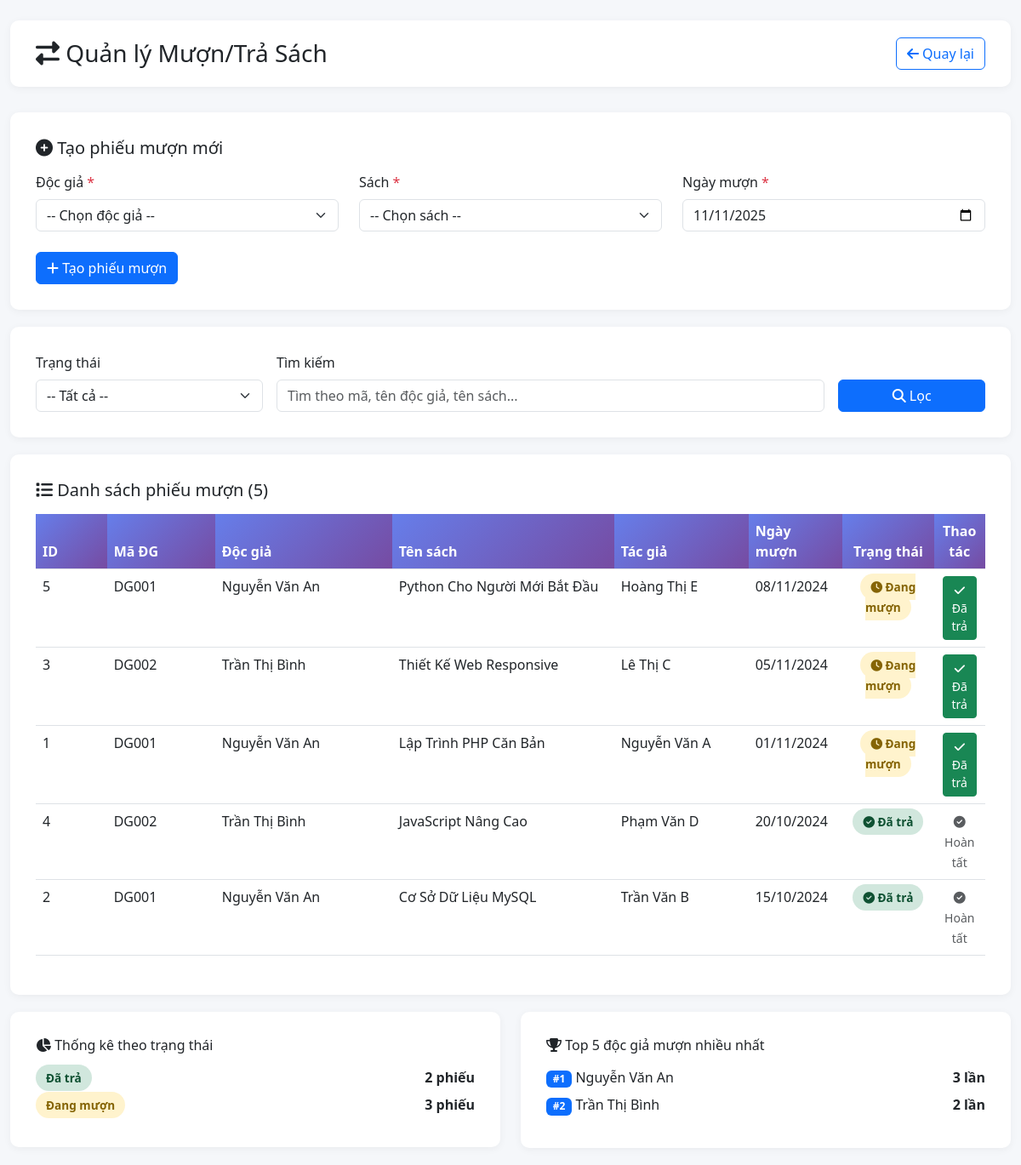
/quan_ly_muon_tra.php (signed in), run on the app's committed database.
### tables this page shows
CREATE TABLE PhieuMuon (
    id INT PRIMARY KEY AUTO_INCREMENT,
    MaDG VARCHAR(10) NOT NULL,
    MaSach VARCHAR(10) NOT NULL,
    NgayMuon DATE NOT NULL,
    TrangThai VARCHAR(20) NOT NULL CHECK (TrangThai IN ('Đang mượn', 'Đã trả')),
    FOREIGN KEY (MaDG) REFERENCES DocGia(MaDG) ON DELETE CASCADE ON UPDATE CASCADE,
    FOREIGN KEY (MaSach) REFERENCES Sach(MaSach) ON DELETE CASCADE ON UPDATE CASCADE
);

CREATE TABLE DocGia (
    MaDG VARCHAR(10) PRIMARY KEY,
    HoTen VARCHAR(100) NOT NULL,
    Email VARCHAR(100),
    username VARCHAR(50) NOT NULL,
    FOREIGN KEY (username) REFERENCES Account(username) ON DELETE CASCADE ON UPDATE CASCADE
);

CREATE TABLE Sach (
    MaSach VARCHAR(10) PRIMARY KEY,
    TenSach VARCHAR(200) NOT NULL,
    TacGia VARCHAR(100) NOT NULL,
    HinhAnh VARCHAR(255)
);

### quan_ly_muon_tra.php (the view, shortened to what this page needs)
<?php
require_once 'db_config.php';
$search = isset($_GET['search']) ? escape($conn, $_GET['search']) : '';
$sql = "SELECT pm.*, dg.HoTen, s.TenSach, s.TacGia
        FROM PhieuMuon pm
        INNER JOIN DocGia dg ON pm.MaDG = dg.MaDG
        INNER JOIN Sach s ON pm.MaSach = s.MaSach
        WHERE 1=1";
$sql .= " ORDER BY pm.NgayMuon DESC, pm.id DESC";
$phieuMuonList = $conn->query($sql);
?>
<!DOCTYPE html>
<html lang="vi">
<head>
    <link href="https://cdn.jsdelivr.net/npm/bootstrap@5.3.0/dist/css/bootstrap.min.css" rel="stylesheet">
    <link href="https://cdnjs.cloudflare.com/ajax/libs/font-awesome/6.4.0/css/all.min.css" rel="stylesheet">
</head>
<body>
    <div class="container-fluid mt-4">
        <div class="header-bar">
            <div class="row align-items-center">
                <div class="col">
                    <h3 class="mb-0"><i class="fas fa-exchange-alt"></i> Quản lý Mượn/Trả Sách</h3>
                </div>
                <div class="col-auto">
                    <a href="admin_dashboard.php" class="btn btn-outline-primary">
                        <i class="fas fa-arrow-left"></i> Quay lại
                    </a>
                </div>
            </div>
        </div>
        <div class="content-card">
            <h5 class="mb-3"><i class="fas fa-plus-circle"></i> Tạo phiếu mượn mới</h5>
            <form method="POST">
                <div class="row">
                    <div class="col-md-4">
                        <div class="mb-3">
                            <label class="form-label">Độc giả <span class="text-danger">*</span></label>
                            <select class="form-select" name="maDG" required>
                                <option value="">-- Chọn độc giả --</option>
                            </select>
                        </div>
                    </div>
                    <div class="col-md-4">
                        <div class="mb-3">
                            <label class="form-label">Sách <span class="text-danger">*</span></label>
                            <select class="form-select" name="maSach" required>
                                <option value="">-- Chọn sách --</option>
                            </select>
                        </div>
                    </div>
                    <div class="col-md-4">
                        <div class="mb-3">
                            <label class="form-label">Ngày mượn <span class="text-danger">*</span></label>
                            <input type="date" class="form-control" name="ngayMuon"
                                   value="<?php echo date('Y-m-d'); ?>" required>
                        </div>
                    </div>
                </div>
                <div class="mt-2">
                    <button type="submit" class="btn btn-primary">
                        <i class="fas fa-plus"></i> Tạo phiếu mượn
                    </button>
                </div>
            </form>
        </div>
        <div class="content-card">
            <form method="GET" class="row g-3">
                <div class="col-md-3">
                    <label class="form-label">Trạng thái</label>
                    <select class="form-select" name="trangThai">
                        <option value="">-- Tất cả --</option>
                    </select>
                </div>
                <div class="col-md-7">
                    <label class="form-label">Tìm kiếm</label>
                    <input type="text" class="form-control" name="search"
                           placeholder="Tìm theo mã, tên độc giả, tên sách..."
                           value="<?php echo htmlspecialchars($search); ?>">
                </div>
                <div class="col-md-2">
                    <label class="form-label">&nbsp;</label>
                    <button type="submit" class="btn btn-primary w-100">
                        <i class="fas fa-search"></i> Lọc
                    </button>
                </div>
            </form>
        </div>
        <div class="content-card">
            <h5 class="mb-3"><i class="fas fa-list"></i> Danh sách phiếu mượn (<?php echo $phieuMuonList->num_rows; ?>)</h5>
            <div class="table-responsive">
                <table class="table table-hover">
                    <thead>
                        <tr>
                            <th style="width: 8%">ID</th>
                            <th style="width: 12%">Mã ĐG</th>
                            <th style="width: 20%">Độc giả</th>
                            <th style="width: 25%">Tên sách</th>
                            <th style="width: 15%">Tác giả</th>
                            <th style="width: 10%">Ngày mượn</th>
                            <th style="width: 10%" class="text-center">Trạng thái</th>
                            <th style="width: 10%" class="text-center">Thao tác</th>
                        </tr>
                    </thead>
                    <tbody>
                        <?php if ($phieuMuonList->num_rows > 0): ?>
                            <?php while ($pm = $phieuMuonList->fetch_assoc()): ?>
                                <tr>
                                    <td><?php echo $pm['id']; ?></td>
                                    <td><?php echo htmlspecialchars($pm['MaDG']); ?></td>
                                    <td><?php echo htmlspecialchars($pm['HoTen']); ?></td>
                                    <td><?php echo htmlspecialchars($pm['TenSach']); ?></td>
                                    <td><?php echo htmlspecialchars($pm['TacGia']); ?></td>
                                    <td><?php echo date('d/m/Y', strtotime($pm['NgayMuon'])); ?></td>
                                    <td class="text-center">
                                        <span class="status-badge <?php echo $pm['TrangThai'] === 'Đang mượn' ? 'status-muon' : 'status-tra'; ?>">
                                            <i class="fas <?php echo $pm['TrangThai'] === 'Đang mượn' ? 'fa-clock' : 'fa-check-circle'; ?>"></i>
                                            <?php echo htmlspecialchars($pm['TrangThai']); ?>
                                        </span>
                                    </td>
                                    <td class="text-center">
                                        <?php if ($pm['TrangThai'] === 'Đang mượn'): ?>
                                            <a href="?return=<?php echo $pm['id']; ?>"
                                               class="btn btn-success btn-sm action-btn"
                                               onclick="return confirm('Xác nhận đã trả sách?')">
                                                <i class="fas fa-check"></i> Đã trả
                                            </a>
                                        <?php else: ?>
                                            <span class="text-muted small">
                                                <i class="fas fa-check-circle"></i> Hoàn tất
                                            </span>
                                        <?php endif; ?>
                                    </td>
                                </tr>
                            <?php endwhile; ?>
                        <?php endif; ?>
                    </tbody>
                </table>
            </div>
        </div>
        <div class="row">
            <div class="col-md-6">
                <div class="content-card">
                    <h6 class="mb-3"><i class="fas fa-chart-pie"></i> Thống kê theo trạng thái</h6>
                    <?php
                    $stats = $conn->query("SELECT TrangThai, COUNT(*) as total FROM PhieuMuon GROUP BY TrangThai");
                    while ($stat = $stats->fetch_assoc()):
                    ?>
                        <div class="d-flex justify-content-between align-items-center mb-2">
                            <span>
                                <span class="status-badge <?php echo $stat['TrangThai'] === 'Đang mượn' ? 'status-muon' : 'status-tra'; ?>">
                                    <?php echo htmlspecialchars($stat['TrangThai']); ?>
                                </span>
                            </span>
                            <strong><?php echo $stat['total']; ?> phiếu</strong>
                        </div>
                    <?php endwhile; ?>
                </div>
            </div>
            <div class="col-md-6">
                <div class="content-card">
                    <h6 class="mb-3"><i class="fas fa-trophy"></i> Top 5 độc giả mượn nhiều nhất</h6>
                    <?php
                    $topReaders = $conn->query("
                        SELECT dg.HoTen, COUNT(*) as total
                        FROM PhieuMuon pm
                        INNER JOIN DocGia dg ON pm.MaDG = dg.MaDG
                        GROUP BY pm.MaDG
                        ORDER BY total DESC
                        LIMIT 5
                    ");
                    $rank = 1;
                    while ($reader = $topReaders->fetch_assoc()):
                    ?>
                        <div class="d-flex justify-content-between align-items-center mb-2">
                            <span>
                                <span class="badge bg-primary">#<?php echo $rank++; ?></span>
                                <?php echo htmlspecialchars($reader['HoTen']); ?>
                            </span>
                            <strong><?php echo $reader['total']; ?> lần</strong>
                        </div>
                    <?php endwhile; ?>
                </div>
            </div>
        </div>
    </div>
</body>
</html>

### quan_ly_muon_tra.php (style rules this page uses)
body { background: #f5f7fa; }
.header-bar { background: white; padding: 20px 30px; border-radius: 10px; box-shadow: 0 2px 10px rgba(0,0,0,0.05); margin-bottom: 30px; }
.content-card { background: white; padding: 30px; border-radius: 10px; box-shadow: 0 2px 10px rgba(0,0,0,0.05); margin-bottom: 20px; }
.table th { background: linear-gradient(135deg, #667eea 0%, #764ba2 100%); color: white; }
.status-badge { font-weight: 600; padding: 6px 12px; border-radius: 20px; font-size: 0.85em; }
.status-muon { background: #fff3cd; color: #856404; }
.status-tra { background: #d1e7dd; color: #0f5132; }
.action-btn { padding: 5px 10px; margin: 0 2px; }

### data on the page
phieumuon: id "5", MaDG "DG001", MaDG.HoTen "Nguyễn Văn An", MaSach.TenSach "Python Cho Người Mới Bắt Đầu", MaSach.TacGia "Hoàng Thị E", NgayMuon "08/11/2024", TrangThai "Đang mượn"
phieumuon: id "3", MaDG "DG002", MaDG.HoTen "Trần Thị Bình", MaSach.TenSach "Thiết Kế Web Responsive", MaSach.TacGia "Lê Thị C", NgayMuon "05/11/2024", TrangThai "Đang mượn"
phieumuon: id "1", MaDG "DG001", MaDG.HoTen "Nguyễn Văn An", MaSach.TenSach "Lập Trình PHP Căn Bản", MaSach.TacGia "Nguyễn Văn A", NgayMuon "01/11/2024", TrangThai "Đang mượn"
phieumuon: id "4", MaDG "DG002", MaDG.HoTen "Trần Thị Bình", MaSach.TenSach "JavaScript Nâng Cao", MaSach.TacGia "Phạm Văn D", NgayMuon "20/10/2024", TrangThai "Đã trả", shows "Hoàn tất"
phieumuon: id "2", MaDG "DG001", MaDG.HoTen "Nguyễn Văn An", MaSach.TenSach "Cơ Sở Dữ Liệu MySQL", MaSach.TacGia "Trần Văn B", NgayMuon "15/10/2024", TrangThai "Đã trả", shows "Hoàn tất"

### other printed values
$phieuMuonList->num_rows "5"
$stat['TrangThai'] "Đã trả"
$stat['total'] "2"
$stat['TrangThai'] "Đang mượn"
$stat['total'] "3"
$reader['HoTen'] "Nguyễn Văn An"
$reader['total'] "3"
$reader['HoTen'] "Trần Thị Bình"
$reader['total'] "2"
